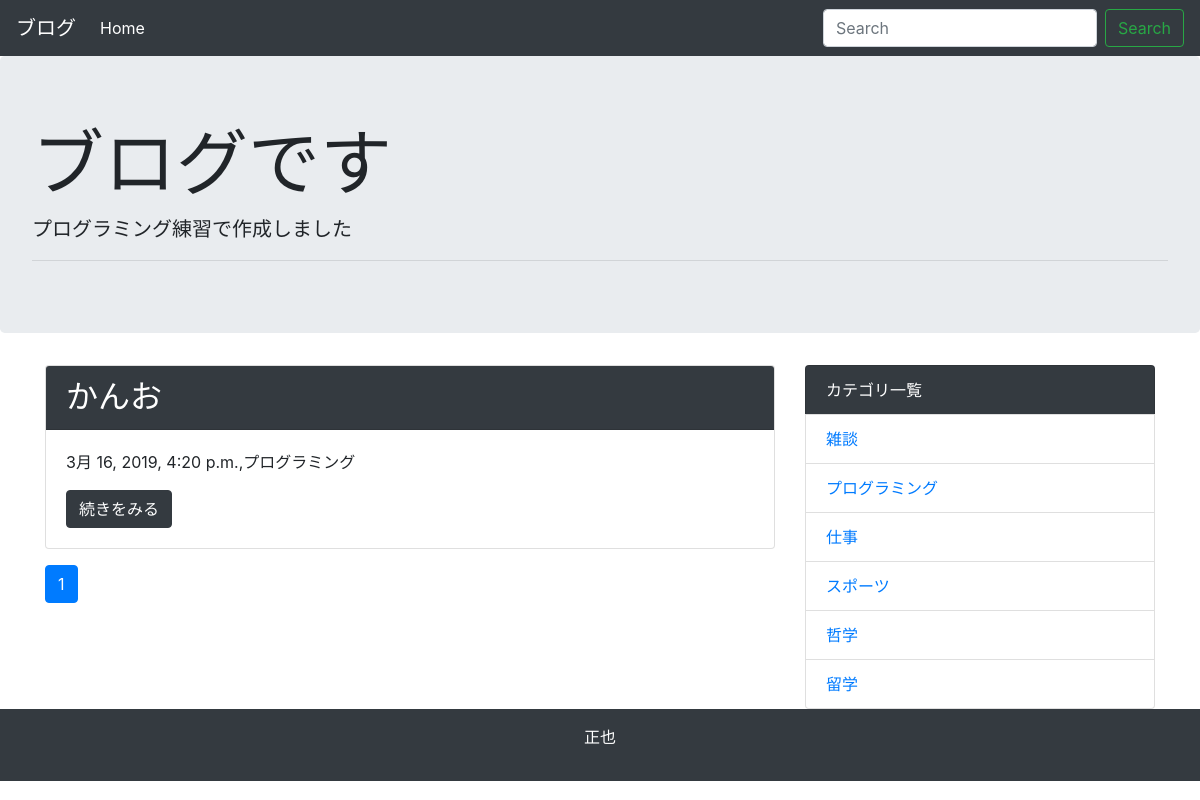
The app's page /category/2/ with its own data.
### blog/models.py (models this page shows, shortened)
class Post(models.Model):
    title = models.CharField('タイトル',max_length=255)
    text = models.TextField('本文')
    created_at = models.DateTimeField('作成日', default=timezone.now)
    category = models.ForeignKey(Category,verbose_name='カテゴリ',on_delete=models.PROTECT)

class Category(models.Model):
    name = models.CharField('カテゴリ名',max_length=225)
    created_at = models.DateTimeField('作成日', default=timezone.now)
    def __str__(self):
        return self.name

### blog/views.py (the view)
# urls.py: path('category/<int:pk>/',views.CategoryView.as_view(), name='category'),
class CategoryView(generic.ListView):
    model = Post
    paginate_by = 10
    def get_queryset(self):
        category = get_object_or_404(Category, pk=self.kwargs['pk'])
        queryset = Post.objects.order_by('-created_at').filter(category=category)
        return queryset

### blog/context_processors.py (called while the page is built)
def common(request):
    context = {
    'category_list':Category.objects.all(),
    }
    return context

### blog/templatetags/mytag.py (called while the page is built)
@register.simple_tag
def url_replace(request, field, value):
    url_dict = request.GET.copy()
    url_dict[field] = value
    return url_dict.urlencode()

### blog/templates/blog/post_list.html
{% extends 'blog/base.html' %}
{% block content %}
{% for post in post_list %}
<div class="card mb-3">
  <h2 class="card-header bg-dark text-white">{{post.title}}</h2>
  <div class="card-body">
    <p>{{post.created_at}},{{ post.category }}</p>
    <a href="{% url 'blog:detail' post.pk %}" class="btn btn-dark">続きをみる</a>
  </div>
</div>
{% endfor %}
{% include 'blog/page.html' %}
{% endblock %}

### blog/templates/blog/base.html (shortened to what this page needs)
<!doctype html>
<html lang="ja">
  <head>
    <link rel="stylesheet" href="https://maxcdn.bootstrapcdn.com/bootstrap/4.0.0-beta.2/css/bootstrap.min.css">
  </head>
  <body>
        <nav class="navbar navbar-expand-lg navbar-dark bg-dark">
      <a class="navbar-brand" href="#">ブログ</a>
      <div class="collapse navbar-collapse" id="navbarSupportedContent">
        <ul class="navbar-nav mr-auto">
          <li class="nav-item active">
            <a class="nav-link" href="{% url 'blog:index' %}">Home</a>
          </li>
        </ul>
        <form class="form-inline my-2 my-lg-0" method="GET" action="{% url 'blog:index' %}">
          <input class="form-control mr-sm-2" type="text" placeholder="Search" aria-label="Search" name="keyword">
          <button class="btn btn-outline-success my-2 my-sm-0" type="submit">Search</button>
        </form>
      </div>
    </nav>
        <div class="jumbotron">
      <h1 class="display-3">ブログです</h1>
      <p class="lead">プログラミング練習で作成しました</p>
      <hr class="my-2">
      </div>
    <div class="container">
      <div class="row">
        <div class="col-md-8">
      {% block content %}
      {% endblock %}
      </div>
      <div class="col-md-4">
        <ul class="list-group">
          <li class="list-group-item bg-dark text-white">カテゴリ一覧</li>
          {% for category in category_list %}
          <li class="list-group-item"><a href="{% url 'blog:category' category.pk %}">{{category}}</a></li>
          {% endfor %}
        </ul>
        </div>
      </div>
    </div>
    <footer class="bg-dark text-white text-center py-3">
      <p> 正也 </p>
    </footer>
  </body>
</html>

### records on screen
Post: title "かんお", created_at "3月 16, 2019, 4:20 p.m.", category "プログラミング"
Category: name "雑談"
Category: name "プログラミング"
Category: name "仕事"
Category: name "スポーツ"
Category: name "哲学"
Category: name "留学"

### other values on screen
{{ link_page }} "1"
